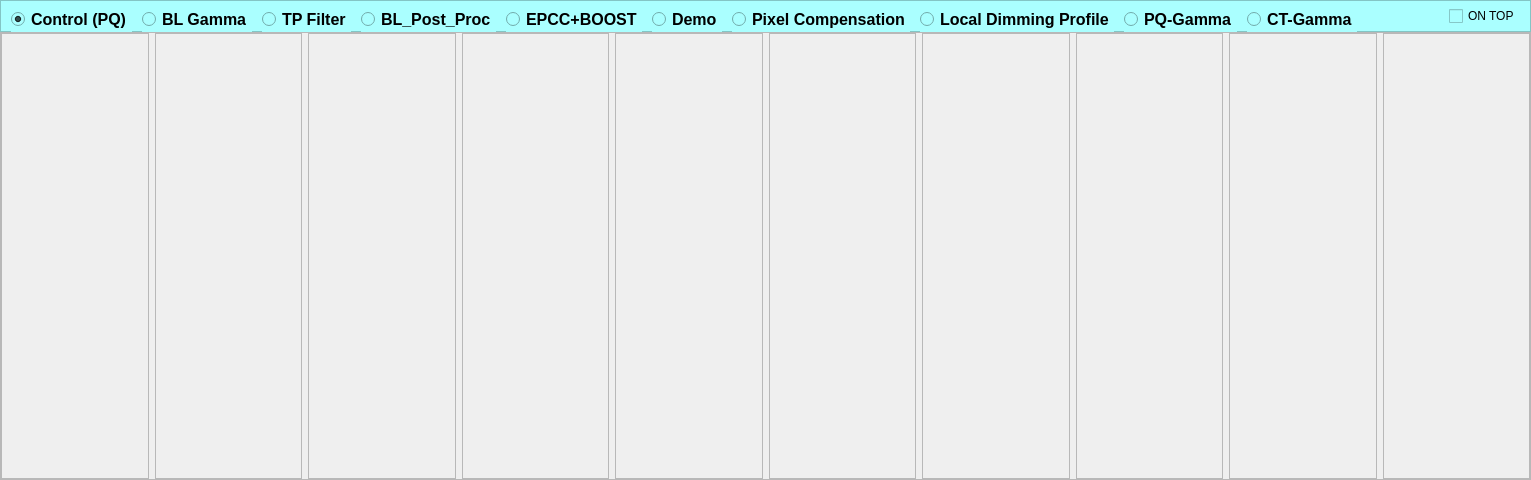
<?xml version="1.0" encoding="UTF-8"?>
<ui version="4.0">
 <class>DialogQualityManager</class>
 <widget class="QDialog" name="DialogQualityManager">
  <property name="geometry">
   <rect>
    <x>0</x>
    <y>0</y>
    <width>1531</width>
    <height>480</height>
   </rect>
  </property>
  <property name="font">
   <font>
    <bold>true</bold>
   </font>
  </property>
  <property name="windowTitle">
   <string>画质调试</string>
  </property>
  <property name="styleSheet">
   <string notr="true">QDailog #DialogQualityManager{rgb(85, 170, 255)}</string>
  </property>
  <layout class="QVBoxLayout" name="verticalLayout">
   <property name="spacing">
    <number>0</number>
   </property>
   <property name="leftMargin">
    <number>0</number>
   </property>
   <property name="topMargin">
    <number>0</number>
   </property>
   <property name="rightMargin">
    <number>0</number>
   </property>
   <property name="bottomMargin">
    <number>0</number>
   </property>
   <item>
    <widget class="QFrame" name="frameTop">
     <property name="maximumSize">
      <size>
       <width>16777215</width>
       <height>32</height>
      </size>
     </property>
     <property name="styleSheet">
      <string notr="true">background-color: rgb(170, 255, 255);</string>
     </property>
     <property name="frameShape">
      <enum>QFrame::Shape::StyledPanel</enum>
     </property>
     <property name="frameShadow">
      <enum>QFrame::Shadow::Raised</enum>
     </property>
     <layout class="QHBoxLayout" name="horizontalLayout_3">
      <property name="spacing">
       <number>10</number>
      </property>
      <property name="leftMargin">
       <number>10</number>
      </property>
      <property name="topMargin">
       <number>0</number>
      </property>
      <property name="rightMargin">
       <number>10</number>
      </property>
      <property name="bottomMargin">
       <number>0</number>
      </property>
      <item>
       <widget class="QRadioButton" name="radioButton0">
        <property name="minimumSize">
         <size>
          <width>0</width>
          <height>30</height>
         </size>
        </property>
        <property name="maximumSize">
         <size>
          <width>16777215</width>
          <height>24</height>
         </size>
        </property>
        <property name="font">
         <font>
          <pointsize>12</pointsize>
          <bold>true</bold>
         </font>
        </property>
        <property name="text">
         <string>Control (PQ)</string>
        </property>
        <property name="checked">
         <bool>true</bool>
        </property>
        <attribute name="buttonGroup">
         <string notr="true">buttonGroup</string>
        </attribute>
       </widget>
      </item>
      <item>
       <widget class="QRadioButton" name="radioButton1">
        <property name="minimumSize">
         <size>
          <width>0</width>
          <height>30</height>
         </size>
        </property>
        <property name="maximumSize">
         <size>
          <width>16777215</width>
          <height>24</height>
         </size>
        </property>
        <property name="font">
         <font>
          <pointsize>12</pointsize>
          <bold>true</bold>
         </font>
        </property>
        <property name="text">
         <string>BL Gamma</string>
        </property>
        <attribute name="buttonGroup">
         <string notr="true">buttonGroup</string>
        </attribute>
       </widget>
      </item>
      <item>
       <widget class="QRadioButton" name="radioButton2">
        <property name="minimumSize">
         <size>
          <width>0</width>
          <height>30</height>
         </size>
        </property>
        <property name="maximumSize">
         <size>
          <width>16777215</width>
          <height>24</height>
         </size>
        </property>
        <property name="font">
         <font>
          <pointsize>12</pointsize>
          <bold>true</bold>
         </font>
        </property>
        <property name="text">
         <string>TP Filter</string>
        </property>
        <attribute name="buttonGroup">
         <string notr="true">buttonGroup</string>
        </attribute>
       </widget>
      </item>
      <item>
       <widget class="QRadioButton" name="radioButton3">
        <property name="minimumSize">
         <size>
          <width>0</width>
          <height>30</height>
         </size>
        </property>
        <property name="maximumSize">
         <size>
          <width>16777215</width>
          <height>24</height>
         </size>
        </property>
        <property name="font">
         <font>
          <pointsize>12</pointsize>
          <bold>true</bold>
         </font>
        </property>
        <property name="text">
         <string>BL_Post_Proc</string>
        </property>
        <attribute name="buttonGroup">
         <string notr="true">buttonGroup</string>
        </attribute>
       </widget>
      </item>
      <item>
       <widget class="QRadioButton" name="radioButton4">
        <property name="minimumSize">
         <size>
          <width>0</width>
          <height>30</height>
         </size>
        </property>
        <property name="maximumSize">
         <size>
          <width>16777215</width>
          <height>24</height>
         </size>
        </property>
        <property name="font">
         <font>
          <pointsize>12</pointsize>
          <bold>true</bold>
         </font>
        </property>
        <property name="text">
         <string>EPCC+BOOST</string>
        </property>
        <attribute name="buttonGroup">
         <string notr="true">buttonGroup</string>
        </attribute>
       </widget>
      </item>
      <item>
       <widget class="QRadioButton" name="radioButton5">
        <property name="minimumSize">
         <size>
          <width>0</width>
          <height>30</height>
         </size>
        </property>
        <property name="maximumSize">
         <size>
          <width>16777215</width>
          <height>24</height>
         </size>
        </property>
        <property name="font">
         <font>
          <pointsize>12</pointsize>
          <bold>true</bold>
         </font>
        </property>
        <property name="text">
         <string>Demo</string>
        </property>
        <attribute name="buttonGroup">
         <string notr="true">buttonGroup</string>
        </attribute>
       </widget>
      </item>
      <item>
       <widget class="QRadioButton" name="radioButton6">
        <property name="minimumSize">
         <size>
          <width>0</width>
          <height>30</height>
         </size>
        </property>
        <property name="maximumSize">
         <size>
          <width>16777215</width>
          <height>24</height>
         </size>
        </property>
        <property name="font">
         <font>
          <pointsize>12</pointsize>
          <bold>true</bold>
         </font>
        </property>
        <property name="text">
         <string>Pixel Compensation</string>
        </property>
        <attribute name="buttonGroup">
         <string notr="true">buttonGroup</string>
        </attribute>
       </widget>
      </item>
      <item>
       <widget class="QRadioButton" name="radioButton7">
        <property name="minimumSize">
         <size>
          <width>0</width>
          <height>30</height>
         </size>
        </property>
        <property name="maximumSize">
         <size>
          <width>16777215</width>
          <height>24</height>
         </size>
        </property>
        <property name="font">
         <font>
          <pointsize>12</pointsize>
          <bold>true</bold>
         </font>
        </property>
        <property name="text">
         <string>Local Dimming Profile</string>
        </property>
        <attribute name="buttonGroup">
         <string notr="true">buttonGroup</string>
        </attribute>
       </widget>
      </item>
      <item>
       <widget class="QRadioButton" name="radioButton8">
        <property name="minimumSize">
         <size>
          <width>0</width>
          <height>30</height>
         </size>
        </property>
        <property name="maximumSize">
         <size>
          <width>16777215</width>
          <height>24</height>
         </size>
        </property>
        <property name="font">
         <font>
          <pointsize>12</pointsize>
          <bold>true</bold>
         </font>
        </property>
        <property name="text">
         <string>PQ-Gamma</string>
        </property>
        <attribute name="buttonGroup">
         <string notr="true">buttonGroup</string>
        </attribute>
       </widget>
      </item>
      <item>
       <widget class="QRadioButton" name="radioButton9">
        <property name="minimumSize">
         <size>
          <width>0</width>
          <height>30</height>
         </size>
        </property>
        <property name="maximumSize">
         <size>
          <width>16777215</width>
          <height>24</height>
         </size>
        </property>
        <property name="font">
         <font>
          <pointsize>12</pointsize>
          <bold>true</bold>
         </font>
        </property>
        <property name="text">
         <string>CT-Gamma</string>
        </property>
        <attribute name="buttonGroup">
         <string notr="true">buttonGroup</string>
        </attribute>
       </widget>
      </item>
      <item>
       <spacer name="horizontalSpacer">
        <property name="orientation">
         <enum>Qt::Orientation::Horizontal</enum>
        </property>
        <property name="sizeHint" stdset="0">
         <size>
          <width>40</width>
          <height>20</height>
         </size>
        </property>
       </spacer>
      </item>
      <item>
       <widget class="QCheckBox" name="checkBoxOntop">
        <property name="text">
         <string>ON TOP</string>
        </property>
       </widget>
      </item>
     </layout>
    </widget>
   </item>
   <item>
    <widget class="QFrame" name="frame">
     <property name="font">
      <font>
       <pointsize>10</pointsize>
       <bold>true</bold>
      </font>
     </property>
     <property name="frameShape">
      <enum>QFrame::Shape::StyledPanel</enum>
     </property>
     <property name="frameShadow">
      <enum>QFrame::Shadow::Raised</enum>
     </property>
     <layout class="QHBoxLayout" name="horizontalLayout_2">
      <property name="leftMargin">
       <number>0</number>
      </property>
      <property name="topMargin">
       <number>0</number>
      </property>
      <property name="rightMargin">
       <number>0</number>
      </property>
      <property name="bottomMargin">
       <number>0</number>
      </property>
      <item>
       <widget class="FrameControl" name="frame0">
        <property name="font">
         <font>
          <pointsize>10</pointsize>
          <bold>true</bold>
         </font>
        </property>
        <property name="frameShape">
         <enum>QFrame::Shape::StyledPanel</enum>
        </property>
        <property name="frameShadow">
         <enum>QFrame::Shadow::Raised</enum>
        </property>
       </widget>
      </item>
      <item>
       <widget class="FrameBLGamma" name="frame1">
        <property name="frameShape">
         <enum>QFrame::Shape::StyledPanel</enum>
        </property>
        <property name="frameShadow">
         <enum>QFrame::Shadow::Raised</enum>
        </property>
       </widget>
      </item>
      <item>
       <widget class="FrameTPFilter" name="frame2">
        <property name="frameShape">
         <enum>QFrame::Shape::StyledPanel</enum>
        </property>
        <property name="frameShadow">
         <enum>QFrame::Shadow::Raised</enum>
        </property>
       </widget>
      </item>
      <item>
       <widget class="FrameBLPostProc" name="frame3">
        <property name="frameShape">
         <enum>QFrame::Shape::StyledPanel</enum>
        </property>
        <property name="frameShadow">
         <enum>QFrame::Shadow::Raised</enum>
        </property>
       </widget>
      </item>
      <item>
       <widget class="FrameEPCCBOOST" name="frame4">
        <property name="frameShape">
         <enum>QFrame::Shape::StyledPanel</enum>
        </property>
        <property name="frameShadow">
         <enum>QFrame::Shadow::Raised</enum>
        </property>
       </widget>
      </item>
      <item>
       <widget class="FrameDemo" name="frame5">
        <property name="frameShape">
         <enum>QFrame::Shape::StyledPanel</enum>
        </property>
        <property name="frameShadow">
         <enum>QFrame::Shadow::Raised</enum>
        </property>
       </widget>
      </item>
      <item>
       <widget class="FramePixelCompensation" name="frame6">
        <property name="styleSheet">
         <string notr="true"/>
        </property>
        <property name="frameShape">
         <enum>QFrame::Shape::StyledPanel</enum>
        </property>
        <property name="frameShadow">
         <enum>QFrame::Shadow::Raised</enum>
        </property>
       </widget>
      </item>
      <item>
       <widget class="FrameLocalDimmingProfile" name="frame7">
        <property name="frameShape">
         <enum>QFrame::Shape::StyledPanel</enum>
        </property>
        <property name="frameShadow">
         <enum>QFrame::Shadow::Raised</enum>
        </property>
       </widget>
      </item>
      <item>
       <widget class="FramePQGamma" name="frame8">
        <property name="frameShape">
         <enum>QFrame::Shape::StyledPanel</enum>
        </property>
        <property name="frameShadow">
         <enum>QFrame::Shadow::Raised</enum>
        </property>
       </widget>
      </item>
      <item>
       <widget class="FrameCTGamma" name="frame9">
        <property name="frameShape">
         <enum>QFrame::Shape::StyledPanel</enum>
        </property>
        <property name="frameShadow">
         <enum>QFrame::Shadow::Raised</enum>
        </property>
       </widget>
      </item>
     </layout>
    </widget>
   </item>
  </layout>
 </widget>
 <customwidgets>
  <customwidget>
   <class>FrameControl</class>
   <extends>QFrame</extends>
   <header>framecontrol.h</header>
   <container>1</container>
  </customwidget>
  <customwidget>
   <class>FrameBLGamma</class>
   <extends>QFrame</extends>
   <header>frameblgamma.h</header>
   <container>1</container>
  </customwidget>
  <customwidget>
   <class>FrameTPFilter</class>
   <extends>QFrame</extends>
   <header>frametpfilter.h</header>
   <container>1</container>
  </customwidget>
  <customwidget>
   <class>FrameEPCCBOOST</class>
   <extends>QFrame</extends>
   <header>frameepccboost.h</header>
   <container>1</container>
  </customwidget>
  <customwidget>
   <class>FrameDemo</class>
   <extends>QFrame</extends>
   <header>framedemo.h</header>
   <container>1</container>
  </customwidget>
  <customwidget>
   <class>FramePixelCompensation</class>
   <extends>QFrame</extends>
   <header>framepixelcompensation.h</header>
   <container>1</container>
  </customwidget>
  <customwidget>
   <class>FrameBLPostProc</class>
   <extends>QFrame</extends>
   <header>frameblpostproc.h</header>
   <container>1</container>
  </customwidget>
  <customwidget>
   <class>FrameLocalDimmingProfile</class>
   <extends>QFrame</extends>
   <header>framelocaldimmingprofile.h</header>
   <container>1</container>
  </customwidget>
  <customwidget>
   <class>FramePQGamma</class>
   <extends>QFrame</extends>
   <header>framepqgamma.h</header>
   <container>1</container>
  </customwidget>
  <customwidget>
   <class>FrameCTGamma</class>
   <extends>QFrame</extends>
   <header location="global">framectgamma.h</header>
   <container>1</container>
  </customwidget>
 </customwidgets>
 <resources/>
 <connections/>
 <buttongroups>
  <buttongroup name="buttonGroup"/>
 </buttongroups>
</ui>
